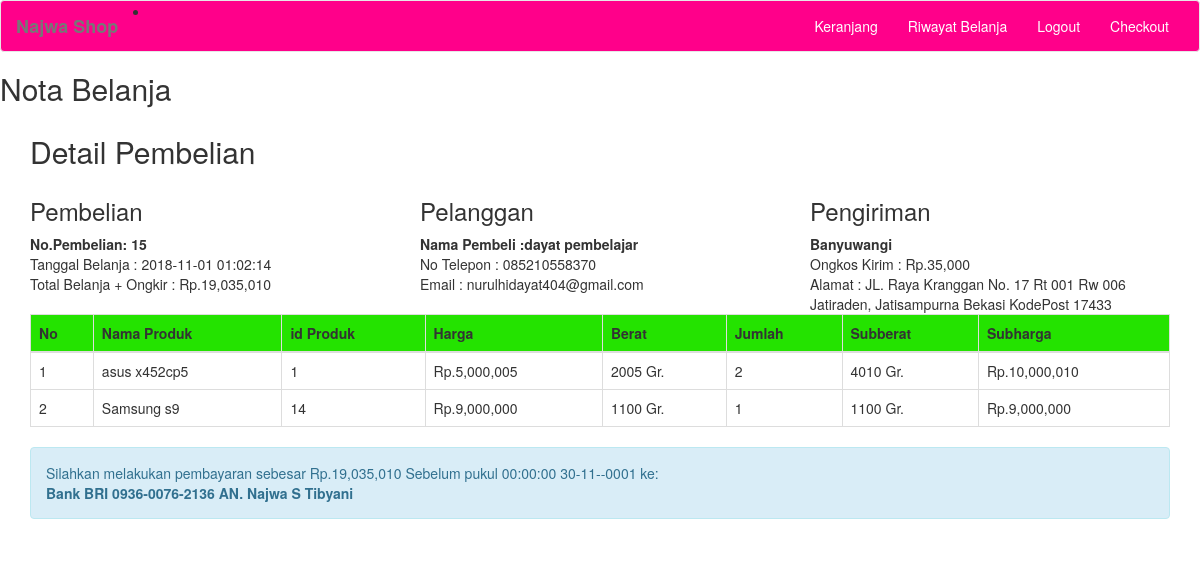
/nota.php?id=15 (signed in), run on the app's committed database.
### tables this page shows
CREATE TABLE IF NOT EXISTS `tb_pembelian` (
`id_pembelian` int(11) NOT NULL,
  `id_pelanggan` int(11) NOT NULL,
  `id_ongkir` int(5) NOT NULL,
  `tanggal_pembelian` datetime NOT NULL,
  `tanggal_expired` datetime NOT NULL,
  `total_pembelian` int(11) NOT NULL,
  `nama_kota` varchar(100) NOT NULL,
  `tarif` int(11) NOT NULL,
  `alamat_pengiriman` varchar(200) NOT NULL,
  `status_pembelian` varchar(90) NOT NULL DEFAULT 'pending',
  `resi_pengiriman` varchar(25) NOT NULL
);

CREATE TABLE IF NOT EXISTS `tb_pelanggan` (
`id_pelanggan` int(11) NOT NULL,
  `email_pelanggan` varchar(100) NOT NULL,
  `password_pelanggan` varchar(50) NOT NULL,
  `nama_pelanggan` varchar(100) NOT NULL,
  `telepon` varchar(15) NOT NULL,
  `alamat` text NOT NULL
);

CREATE TABLE IF NOT EXISTS `tb_pembelian_produk` (
`id_pembelian_produk` int(11) NOT NULL,
  `id_pembelian` int(11) NOT NULL,
  `id_produk` int(11) NOT NULL,
  `jumlah` int(11) NOT NULL,
  `nama` varchar(100) NOT NULL,
  `harga` int(11) NOT NULL,
  `berat` int(11) NOT NULL,
  `subberat` int(11) NOT NULL,
  `subharga` int(11) NOT NULL
);

### nota.php (the view, shortened to what this page needs)
<?php
include 'batas_expired.php';
 ?>
 <!DOCTYPE html>
 <html>
 <head>
 	<link rel="stylesheet" href="admin/css/bootstrap.css">
 </head>
 <body>
		<?php include"menu2.php"; ?>
	<h2>Nota Belanja</h2>
	<section class="konten">
		<div class="container">
			<h2>Detail Pembelian</h2>
<?php
	$ambil = $koneksi->query("SELECT * FROM tb_pembelian JOIN tb_pelanggan ON tb_pembelian.id_pelanggan=tb_pelanggan.id_pelanggan WHERE tb_pembelian.id_pembelian='$_GET[id]' ");
	$urai = $ambil->fetch_assoc();
 ?>
	<div class="row">
		<div class="col-md-4">
			<h3>Pembelian</h3>
			<strong>No.Pembelian: <?php echo $urai['id_pembelian']; ?></strong><br>
			Tanggal Belanja : <?php echo $urai['tanggal_pembelian']; ?> <br>
			Total Belanja + Ongkir : Rp.<?php echo number_format($urai['total_pembelian']); ?>
		</div>
		<div class="col-md-4">
			<h3>Pelanggan</h3>
			<strong>Nama Pembeli :<?php echo $urai ['nama_pelanggan']; ?></strong><br>
			<p>
			 	No Telepon : <?php echo $urai['telepon']; ?> <br>
				Email : <?php echo $urai['email_pelanggan']; ?>
			 </p>
		</div>
		<div class="col-md-4">
			<h3>Pengiriman</h3>
			<strong><?php echo $urai['nama_kota']; ?></strong><br>
			Ongkos Kirim : Rp.<?php echo number_format($urai['tarif']); ?> <br>
			Alamat : <?php echo $urai['alamat_pengiriman']; ?>
		</div>
	</div>
 <table class="table table-bordered" >
 	<thead bgcolor="#24E300">
 		<tr>
 			<th>No</th>
 			<th>Nama Produk</th>
 			<th>id Produk</th>
 			<th>Harga</th>
 			<th>Berat</th>
 			<th>Jumlah</th>
 			<th>Subberat</th>
 			<th>Subharga</th>
 		</tr>
 	</thead>
 	<tbody>
 		<?php $nomor=1; ?>
 		<?php $ambil=$koneksi->query("SELECT * FROM tb_pembelian_produk  WHERE id_pembelian='$_GET[id]' "); ?>
 		<?php while($pecah=$ambil->fetch_assoc()){ ?>
 		<tr>
 			<td><?php echo $nomor; ?></td>
 			<td><?php echo $pecah['nama']; ?></td>
 			<td><?php echo $pecah['id_produk']; ?></td>
 			<td>Rp.<?php echo number_format($pecah['harga']); ?></td>
 			<td><?php echo $pecah['berat']; ?> Gr.</td>
 			<td><?php echo $pecah['jumlah']; ?></td>
 			<td><?php echo $pecah['subberat']; ?> Gr.</td>
 			<td>Rp.<?php echo number_format($pecah['subharga']) ; ?></td>
 		</tr>
 		<?php $nomor++; ?>
 		<?php } ?>
 	</tbody>
 </table>
 		<div class="row">
 			<div class="col-md-12">
 				<div class="alert alert-info">
 					<p>
 						<?php $tgl_expired = date('H:i:s d-m-Y', strtotime($urai['tanggal_expired'])); ?>
 						Silahkan melakukan pembayaran sebesar Rp.<?php echo number_format($urai['total_pembelian']); ?> Sebelum pukul <?php echo $tgl_expired; ?>  ke:<br>
 						<strong>Bank BRI 0936-0076-2136 AN. Najwa S Tibyani</strong>
 					</p>
 				</div>
 			</div>
 		</div>
	</section>
 </body>
 </html>

### data on the page
tb_pembelian: id_pembelian "15", tanggal_pembelian "2018-11-01 01:02:14", total_pembelian "19,035,010", id_pelanggan.nama_pelanggan "dayat pembelajar", id_pelanggan.telepon "085210558370", id_pelanggan.email_pelanggan "nurulhidayat404@gmail.com", nama_kota "Banyuwangi", tarif "35,000", alamat_pengiriman "JL. Raya Kranggan No. 17 Rt 001 Rw 006 Jatiraden, Jatisampurna Bekasi KodePost 17433", tanggal_expired "00:00:00 30-11--0001"
tb_pembelian_produk: nama "asus x452cp5", id_produk "1", harga "5,000,005", berat "2005", jumlah "2", subberat "4010", subharga "10,000,010"
tb_pembelian_produk: nama "Samsung s9", id_produk "14", harga "9,000,000", berat "1100", jumlah "1", subberat "1100", subharga "9,000,000"
